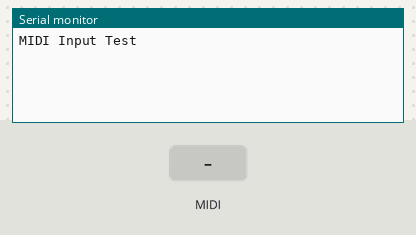
Bench run of a sketch on a simulated Arduino Mega 2560, built with avr-gcc and run on an emulated ATmega2560. On the bench: the last lines printed to the serial monitor. Inputs (shaded band) come from the test bench. MIDI output is not drawn.

Above: at 1.2 s.
1.3 s: MIDI note 36 received
At 2.1 s:
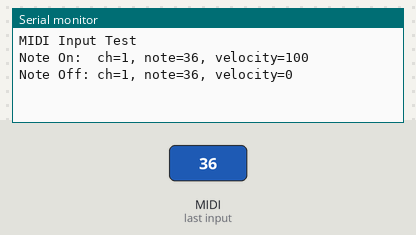
3.1 s: MIDI note 48 received
At 3.31 s:
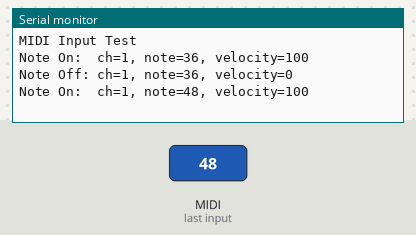

Measured:
- after the input at 1.3 s, the serial monitor: prints a new line at once (image 1)
- after the input at 3.1 s, the serial monitor: prints a new line at once (image 2)

The sketch:

read_midi.ino
```cpp
/* MIDI TRIGGER - for use with Teensy or boards where Serial is separate from MIDI
 * As MIDI messages arrive, they are printed to the Arduino Serial Monitor.
 * Where MIDI is on "Serial", eg Arduino Duemilanove or Arduino Uno, this does not work!
 *
 *
 */

#include <MIDI.h>

MIDI_CREATE_INSTANCE(HardwareSerial, Serial1, MIDI);
int trigger_duration = 10; // ms
int pin_out = 41; // choose among PINS 41, 40, 39, 38, 27, 26, 25, 24

void setup() {
  MIDI.begin(MIDI_CHANNEL_OMNI);
  Serial.begin(57600);
  Serial.println("MIDI Input Test");
}

unsigned long t=0;

void loop() {
  // Serial.println(MIDI.read());

  int type, note, velocity, channel, d1, d2;
  if (MIDI.read()) {                    // Is there a MIDI message incoming ?
    byte type = MIDI.getType();
    switch (type) {
      case midi::NoteOn:

        note = MIDI.getData1();
        velocity = MIDI.getData2();
        channel = MIDI.getChannel();
        if (velocity > 0) {  // if note onsets, print values and send trigger
          Serial.println(String("Note On:  ch=") + channel + ", note=" + note + ", velocity=" + velocity);
          digitalWrite(pin_out, HIGH); // sets trigger value to high
          delay(trigger_duration);     // waits trigger duration in ms
          digitalWrite(pin_out, LOW);  // sets trigger value to low
         }
        else {  // if note offset just print
          Serial.println(String("Note Off: ch=") + channel + ", note=" + note);
        }
        break;
      case midi::NoteOff:
        note = MIDI.getData1();
        velocity = MIDI.getData2();
        channel = MIDI.getChannel();
        Serial.println(String("Note Off: ch=") + channel + ", note=" + note + ", velocity=" + velocity);
        break;
      // default:
      //   d1 = MIDI.getData1();
      //   d2 = MIDI.getData2();
      //   Serial.println(String("Message, type=") + type + ", data = " + d1 + " " + d2);
    }
    t = millis();
  }
  if (millis() - t > 10000) {
    t += 10000;
    Serial.println("(inactivity)");
  }
}
```
